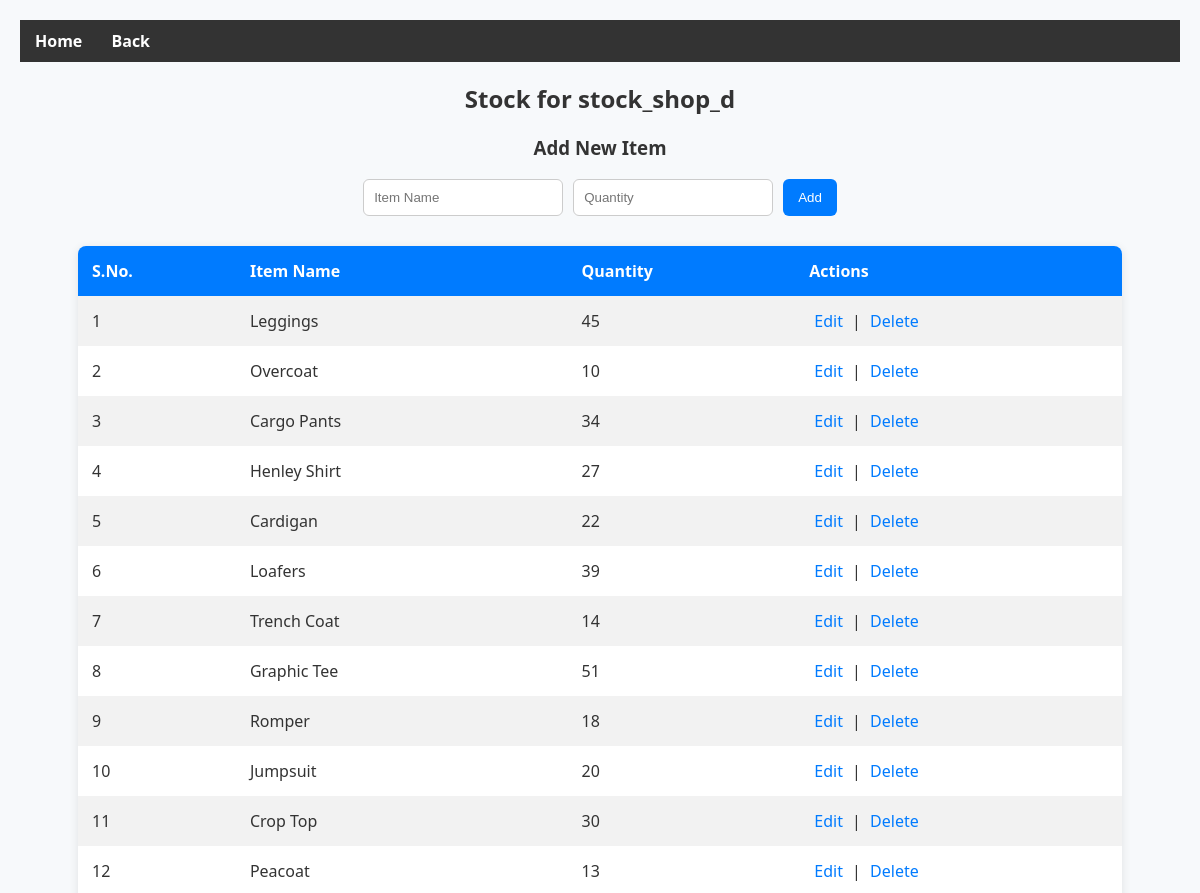
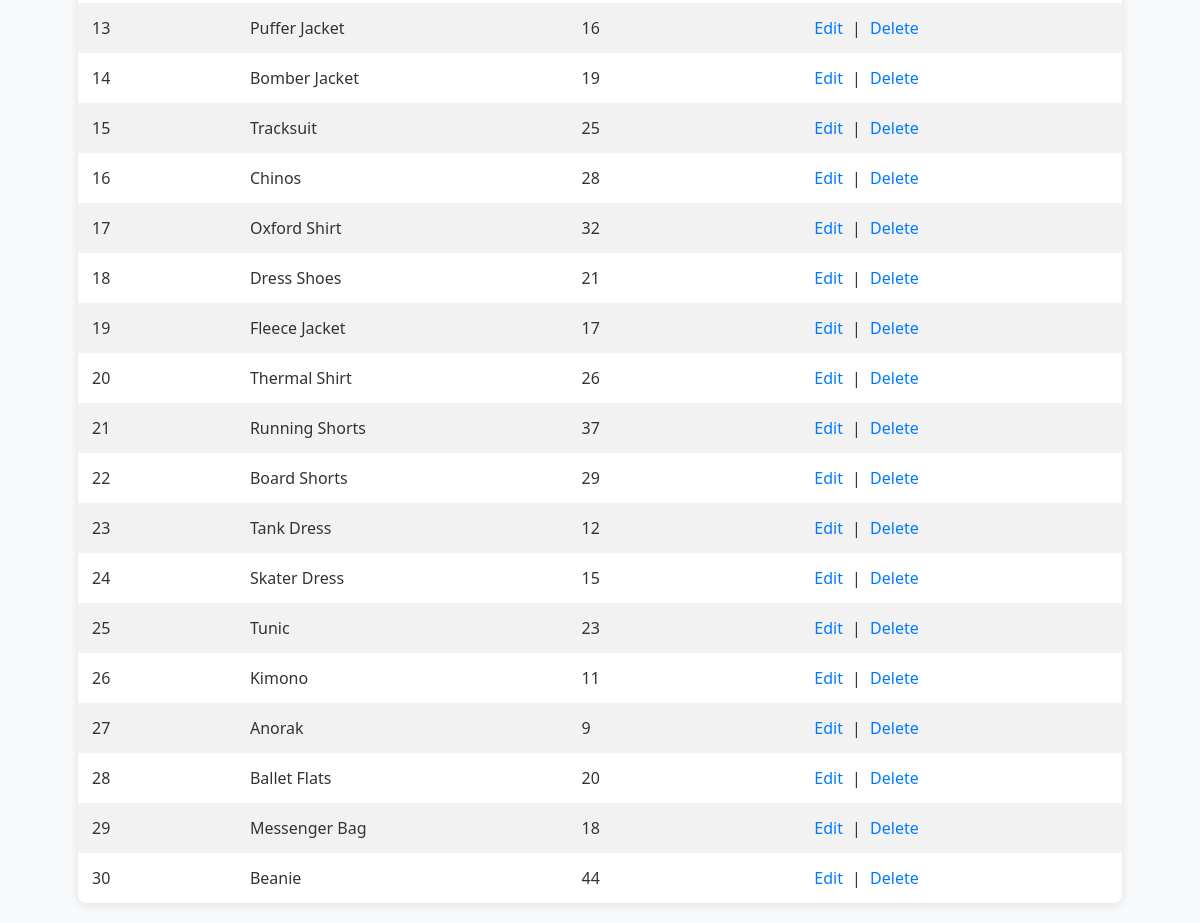
The page /stock.php?table=stock_shop_d (signed in) on the database its author committed (2 pictures, top to bottom).
### tables this page shows
CREATE TABLE `stock_shop_d` (
  `id` int(11) NOT NULL,
  `item_name` varchar(255) NOT NULL,
  `quantity` int(11) NOT NULL
);

### stock.php (the view, shortened to what this page needs)
<?php
include 'navbar.php'; ?>
<?php
$conn = new mysqli('localhost', 'root', '', 'multi_shop_stock');
$table = $_GET['table'] ?? '';
?>
<!DOCTYPE html>
<html>
<head>
</head>
<body>
<h2>Stock for <?= htmlspecialchars($table) ?></h2>
<h3>Add New Item</h3>
<form method="POST" action="add_stock.php">
    <input type="text" name="item_name" placeholder="Item Name" required>
    <input type="number" name="quantity" placeholder="Quantity" required>
    <button type="submit">Add</button>
</form>
<table>
    <tr>
        <th>S.No.</th>
        <th>Item Name</th>
        <th>Quantity</th>
        <th>Actions</th>
    </tr>
    <?php
    $result = $conn->query("SELECT * FROM `$table`");
    $serial = 1;
    while ($row = $result->fetch_assoc()) {
        echo "<tr>
            <td>$serial</td>
            <td>{$row['item_name']}</td>
            <td>{$row['quantity']}</td>
            <td>
                <a href='update_stock.php?table=$table&id={$row['id']}'>Edit</a> |
                <a href='delete_stock.php?table=$table&id={$row['id']}'>Delete</a>
            </td>
        </tr>";
        $serial++;
    }
    ?>
</table>
</body>
</html>

### stock.php (style rules this page uses)
body { font-family: 'Segoe UI', Tahoma, Geneva, Verdana, sans-serif; background-color: #f7f9fb; color: #333; margin: 0; padding:20px; }
h2, h3 { text-align: center; color: #333; }
form { display: flex; justify-content: center; gap: 10px; margin-bottom: 30px; flex-wrap: wrap; }
input[type="text"], input[type="number"] { padding: 10px; border: 1px solid #ccc; border-radius: 6px; width: 200px; }
button { padding: 10px 15px; background-color: #007BFF; color: white; border: none; border-radius: 6px; cursor: pointer; }
table { border-collapse: collapse; width: 90%; margin: 0 auto; background-color: white; border-radius: 8px; overflow: hidden; box-shadow: 0 2px 10px rgba(0,0,0,0.1); }
th, td { padding: 14px; text-align: left; }
th { background-color: #007BFF; color: white; }
tr:nth-child(even) { background-color: #f2f2f2; }
a { color: #007BFF; text-decoration: none; margin: 0 5px; }

### rows shown on the page
stock_shop_d: item_name "Leggings", quantity "45"
stock_shop_d: item_name "Overcoat", quantity "10"
stock_shop_d: item_name "Cargo Pants", quantity "34"
stock_shop_d: item_name "Henley Shirt", quantity "27"
stock_shop_d: item_name "Cardigan", quantity "22"
stock_shop_d: item_name "Loafers", quantity "39"
stock_shop_d: item_name "Trench Coat", quantity "14"
stock_shop_d: item_name "Graphic Tee", quantity "51"
stock_shop_d: item_name "Romper", quantity "18"
stock_shop_d: item_name "Jumpsuit", quantity "20"
stock_shop_d: item_name "Crop Top", quantity "30"
stock_shop_d: item_name "Peacoat", quantity "13"
stock_shop_d: item_name "Puffer Jacket", quantity "16"
stock_shop_d: item_name "Bomber Jacket", quantity "19"
stock_shop_d: item_name "Tracksuit", quantity "25"
stock_shop_d: item_name "Chinos", quantity "28"
stock_shop_d: item_name "Oxford Shirt", quantity "32"
stock_shop_d: item_name "Dress Shoes", quantity "21"
stock_shop_d: item_name "Fleece Jacket", quantity "17"
stock_shop_d: item_name "Thermal Shirt", quantity "26"
stock_shop_d: item_name "Running Shorts", quantity "37"
stock_shop_d: item_name "Board Shorts", quantity "29"
stock_shop_d: item_name "Tank Dress", quantity "12"
stock_shop_d: item_name "Skater Dress", quantity "15"
stock_shop_d: item_name "Tunic", quantity "23"
stock_shop_d: item_name "Kimono", quantity "11"
stock_shop_d: item_name "Anorak", quantity "9"
stock_shop_d: item_name "Ballet Flats", quantity "20"
stock_shop_d: item_name "Messenger Bag", quantity "18"
stock_shop_d: item_name "Beanie", quantity "44"

### other values the page prints
$table "stock_shop_d"
